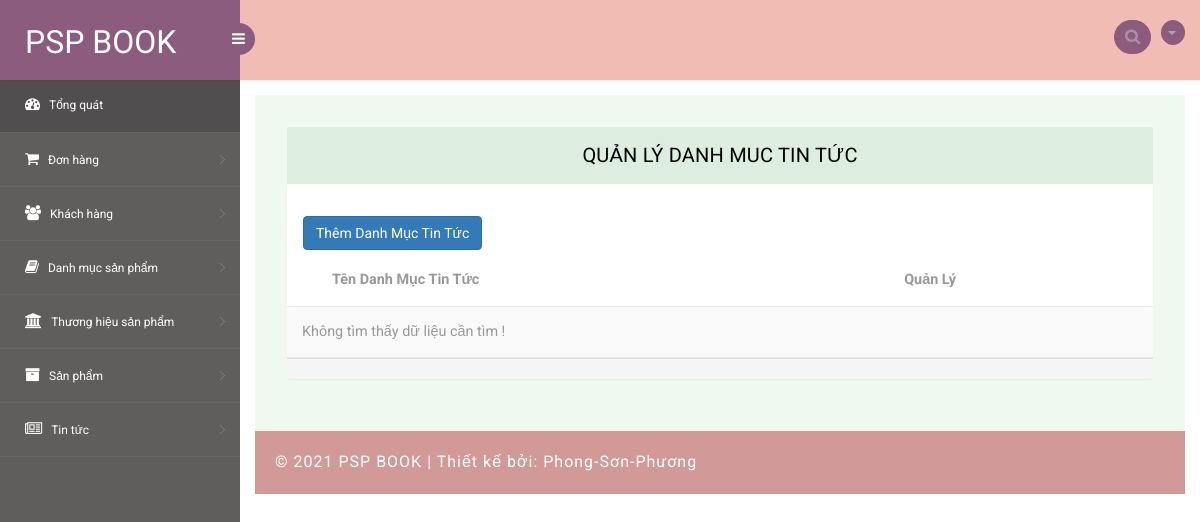
The page /Admin/quanly_danhmuc_tin.php on the database as committed earlier.
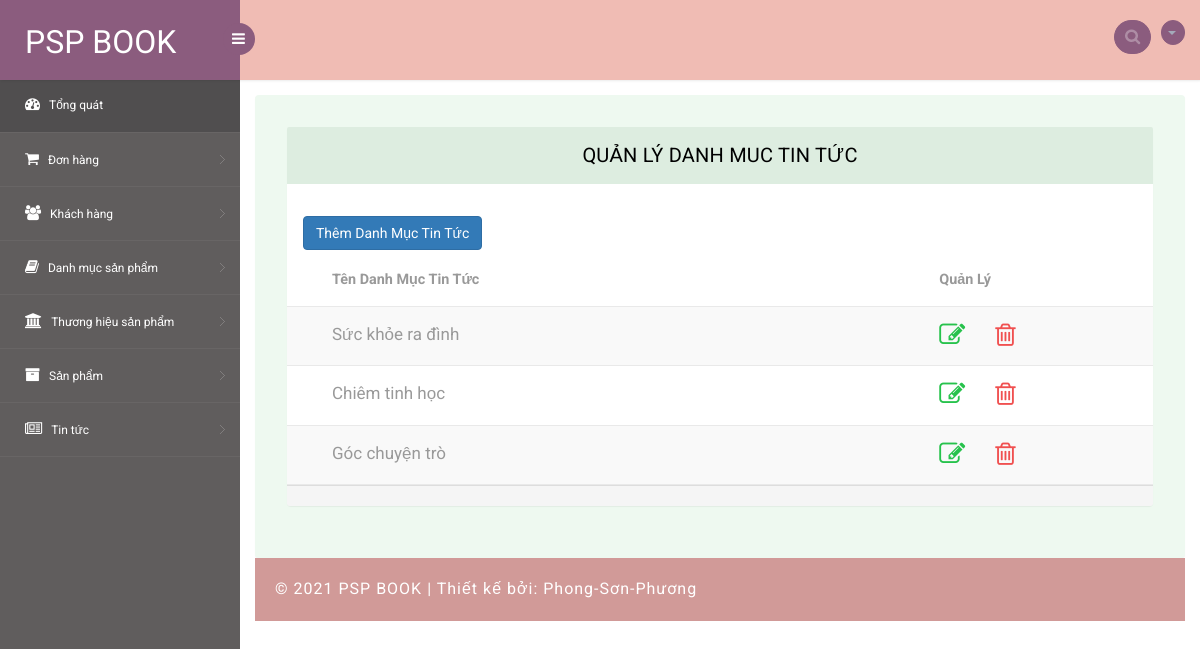
The same page on the database as committed later.
### tables this page shows
CREATE TABLE `tbl_danhmuctin` (
  `danhmuctin_id` int(11) NOT NULL,
  `danhmuctin_name` varchar(100) NOT NULL
);

### Admin/quanly_danhmuc_tin.php (the view, shortened to what this page needs)
<!DOCTYPE html>
<head>
<link rel="stylesheet" href="css/bootstrap.min.css" >
<link href="css/style.css" rel='stylesheet' type='text/css' />
<link href="css/style-responsive.css" rel="stylesheet"/>
<link href="css/font-awesome.css" rel="stylesheet">
</head>
<body>
<?php
include('include/header.php') ;
include('include/aside.php') ;
?>
<section id="main-content">
	<section class="wrapper">
		<div class="table-agile-info">
    <div class="panel panel-default">
        <div class="panel-heading">
            Quản Lý Danh Muc Tin Tức
        </div>
        <div class="row w3-res-tb">
                    <div class="col-sm-5 m-b-xs">
                        <a href="themdanhmuc_tin.php" class="btn btn-primary ">Thêm Danh Mục Tin Tức</a>
                    </div>
                    <div class="col-sm-4">
                </div>
            </div>
        <div class="table-responsive">
            <table  class="table table-striped b-t b-light">
                <thead>
                    <tr>
                    <th style="width:20px;">
                    </th>
                    <th>Tên Danh Mục Tin Tức</th>
                    <th  colspan="2" style="margin:auto">Quản Lý</th>
                    </tr>
                </thead>
                <tbody>
                <?php
                    $sql_kq = mysqli_query($con, "SELECT * FROM tbl_danhmuctin");
                    if (mysqli_num_rows($sql_kq)>0)
                    {
                        while ($row=mysqli_fetch_row($sql_kq))
                        {
                            ?>
                                    <tr>
                                        <td></td>
                                        <td ><span style="font-size: 17px;"><?php echo $row[1]; ?></span></td>
                                        <td style="width:4%">
                                            <a href="javascript:suadanhmuctin('<?php echo $row[0]; ?>')" class="active styling-edit" ui-toggle-class="">
                                            <i style="font-size: 26px;" class="fa fa-pencil-square-o text-success text-active"></i>
                                            </a></td>
                                            <td>
                                            <a href="javascript:xoa_id('<?php echo $row[0]; ?>')"
                                            class="active styling-edit" ui-toggle-class="">
                                            <i style="font-size: 26px;" class="fa fa-trash-o  text-danger text"></i>
                                            </a>
                                        </td>
                                    </tr>
                            <?php
                        }
                    }
                    else
                    {
                            ?>
                            <tr>
                            <td colspan="5">Không tìm thấy dữ liệu cần tìm !</td>
                            </tr>
                    <?php
                    }
                    ?>
                </tbody>
            </table>
        </div>
        <footer class="panel-footer">
        </footer>
        </div>
    </div>
<div class="footer">
    <div class="wthree-copyright">
        <p>© 2021 PSP BOOK | Thiết kế bởi: Phong-Sơn-Phương</p>
    </div>
</div>
</section>
</section>
</body>
</html>

### Admin/include/header.php (shortened to what this page needs)
<header class="header fixed-top clearfix">
<div class="brand">
    <a href="../index.php" class="logo">
        PSP BOOK
    </a>
    <div class="sidebar-toggle-box">
        <div class="fa fa-bars"></div>
    </div>
</div>
<div class="top-nav clearfix">
    <ul class="nav pull-right top-menu">
        <li>
            <input type="text" class="form-control search" placeholder=" Search">
        </li>
        <li class="dropdown">
            <a data-toggle="dropdown" class="dropdown-toggle" href="#">
                <b class="caret"></b>
            </a>
        </li>
    </ul>
</div>
</header>

### Admin/include/aside.php (shortened to what this page needs)
<aside>
    <div id="sidebar" class="nav-collapse">
        <div class="leftside-navigation">
            <ul class="sidebar-menu" id="nav-accordion">
                <li>
                    <a class="active" href="admin.php">
                        <i class="fa fa-dashboard"></i>
                        <span>Tổng quát</span>
                    </a>
                </li>
                <li class="sub-menu">
                    <a href="javascript:;">
                        <i class="fa fa-shopping-cart"></i>
                        <span>Đơn hàng</span>
                    </a>
                </li>
				<li class="sub-menu">
                    <a href="javascript:;">
                        <i class="fa fa-users"></i>
                        <span>Khách hàng</span>
                    </a>
                </li>
				<li class="sub-menu">
                    <a href="javascript:;">
                        <i class="fa fa-book"></i>
                        <span>Danh mục sản phẩm</span>
                    </a>
                </li>
				<li class="sub-menu">
                    <a href="javascript:;">
                        <i class="fa fa-bank"></i>
                        <span>Thương hiệu sản phẩm</span>
                    </a>
                </li>
				<li class="sub-menu">
                    <a href="javascript:;">
                        <i class="fa fa-archive"></i>
                        <span>Sản phẩm</span>
                    </a>
                </li>
                <li class="sub-menu">
                    <a href="javascript:;">
                        <i class="fa fa-newspaper-o"></i>
                        <span>Tin tức</span>
                    </a>
                </li>
            </ul>
        </div>
    </div>
</aside>

Rows that differ between the two databases and show on the page:
added tbl_danhmuctin: danhmuctin_name "Sức khỏe ra đình"
added tbl_danhmuctin: danhmuctin_name "Chiêm tinh học"
added tbl_danhmuctin: danhmuctin_name "Góc chuyện trò"
Other text that changed with them:
text no longer shown: "Không tìm thấy dữ liệu cần tìm !"
